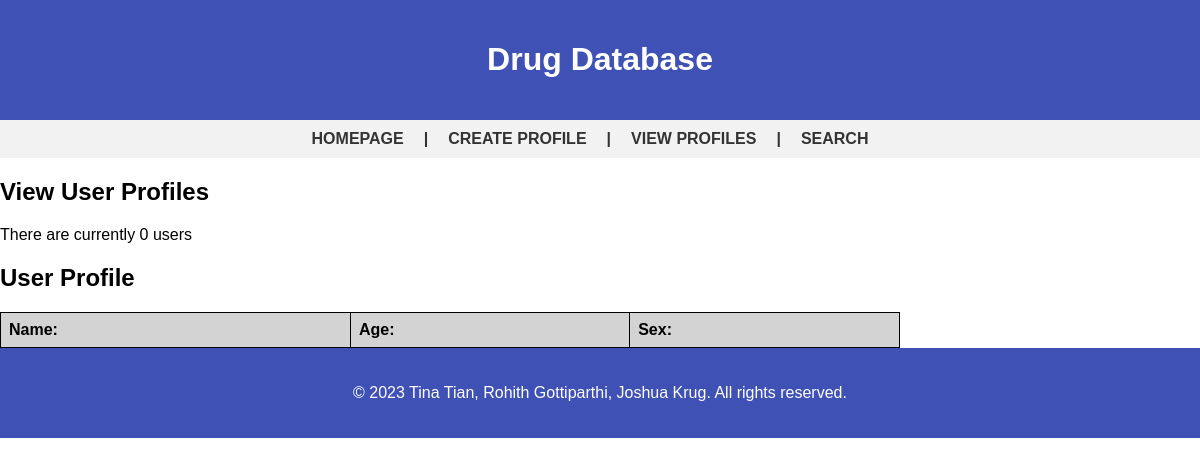
Before: /viewProfile with the older database file.
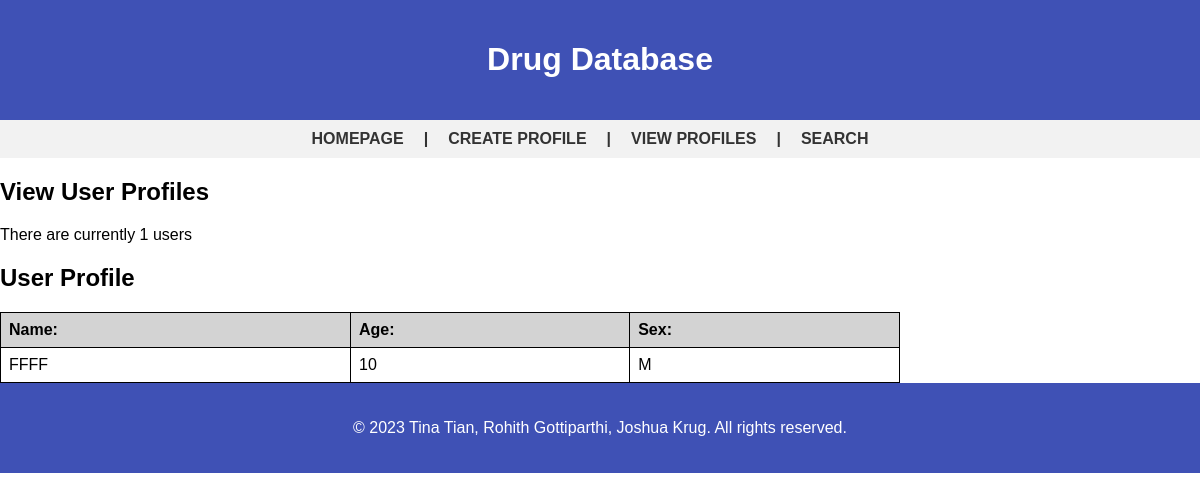
After: the same page with the newer database file.
### tables this page shows
CREATE TABLE User
               (UserID TEXT PRIMARY KEY,
                Age INT,
                Sex TEXT,
                Pregnancy TEXT,
                Indication1 TEXT,
                Indication2 TEXT,
                Indication3 TEXT);

### app.py (the view)
@app.route('/viewProfile')
def viewProfile():
   conn = sql.connect('drugData.db')
   cur = conn.cursor()
   cur.execute('''SELECT COUNT(UserID) FROM User''')
   numUser = cur.fetchone()[0]
   cur.execute('''SELECT UserID, Age, Sex FROM User''')
   users = cur.fetchall()
   return render_template('viewProfile.html', numUser = numUser, users = users)

### templates/viewProfile.html (shortened to what this page needs)
    {% extends 'base.html' %}
    {% block content %}
    <body>
        <main>
        <h2>View User Profiles</h2>
        <p>There are currently {{ numUser }} users</p>
        <h2>User Profile</h2>
        <table>
        <tr>
            <th>Name:</th>
            <th>Age:</th>
            <th>Sex:</th>
        </tr>
        {% for i in range(numUser) %}
        <tr>
            <td>{{ users[i][0] }}</td>
            <td>{{ users[i][1] }}</td>
            <td>{{ users[i][2] }}</td>
        </tr>
        {% endfor %}
        </table>
        </main>
        {% endblock %}

Changed rows visible on the page:
added User: UserID "FFFF", Age "10", Sex "M"
Other visible differences:
{{ numUser }}: "0" → "1"
